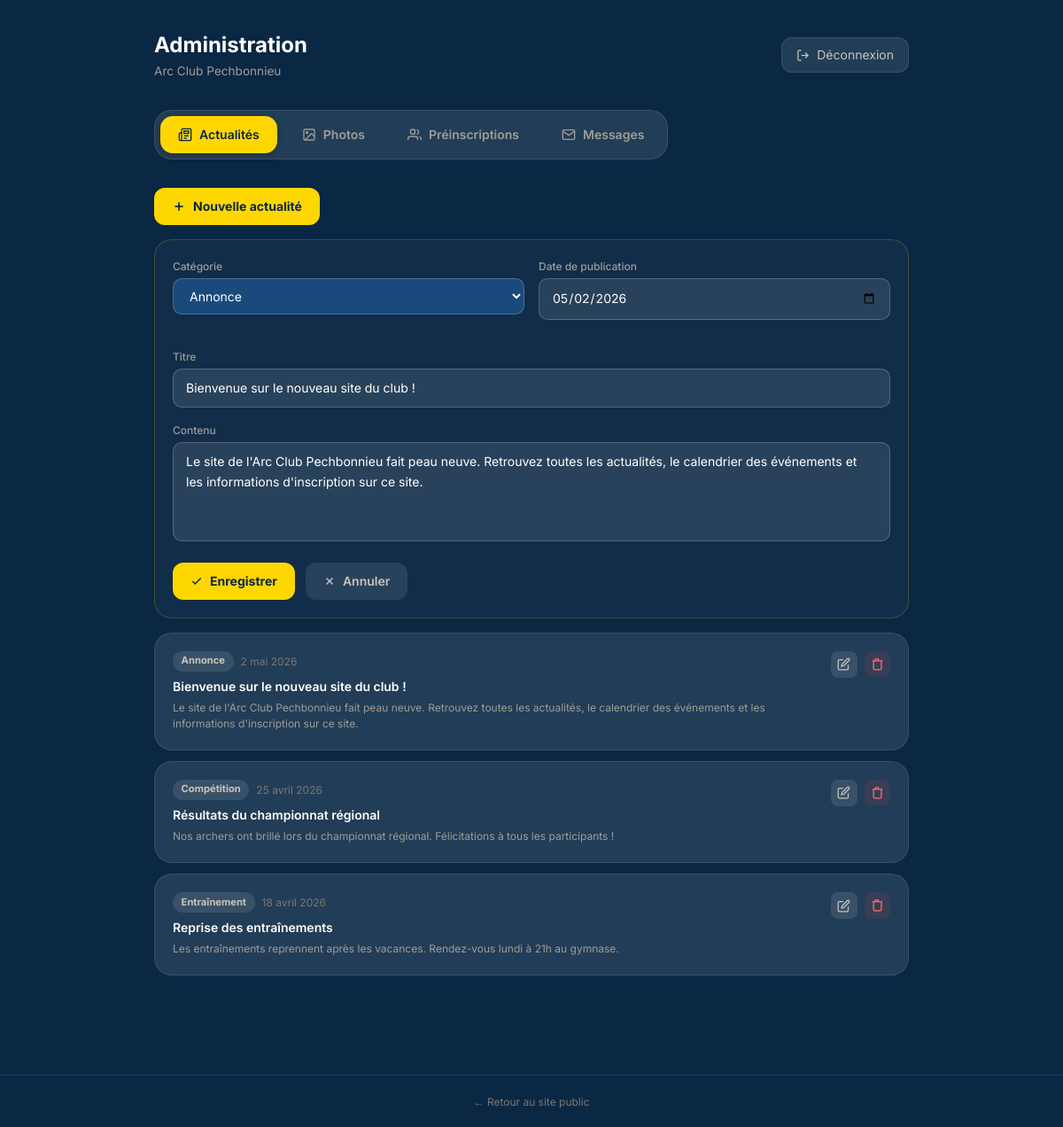
Screenshot of /admin/?tab=news&edit=1 (signed in) with the database file from the repository.
### tables this page shows
CREATE TABLE IF NOT EXISTS `news` (
  `id`           INT UNSIGNED NOT NULL AUTO_INCREMENT,
  `tag`          VARCHAR(50)  NOT NULL DEFAULT 'Annonce',
  `title`        VARCHAR(255) NOT NULL,
  `body`         TEXT         NOT NULL,
  `published_at` DATE         NOT NULL,
  `created_at`   DATETIME     NOT NULL DEFAULT CURRENT_TIMESTAMP,
  PRIMARY KEY (`id`),
  KEY `idx_published` (`published_at`)
);

### inc/functions.php (called while the page is built, shortened)
<?php
function h(string $s): string {
    return htmlspecialchars($s, ENT_QUOTES | ENT_SUBSTITUTE, 'UTF-8');
}
function formatDateFR(string $date): string {
    $months = ['', 'janvier', 'février', 'mars', 'avril', 'mai', 'juin',
               'juillet', 'août', 'septembre', 'octobre', 'novembre', 'décembre'];
    $ts = strtotime($date);
    return intval(date('j', $ts)) . ' ' . $months[intval(date('n', $ts))] . ' ' . date('Y', $ts);
}

### inc/config.php (called while the page is built, shortened)
<?php
function db(): PDO {
    static $pdo = null;
    if ($pdo === null) {
        $dsn = 'mysql:host=' . DB_HOST . ';dbname=' . DB_NAME . ';charset=' . DB_CHARSET;
        $pdo = new PDO($dsn, DB_USER, DB_PASS, [
            PDO::ATTR_ERRMODE            => PDO::ERRMODE_EXCEPTION,
            PDO::ATTR_DEFAULT_FETCH_MODE => PDO::FETCH_ASSOC,
            PDO::ATTR_EMULATE_PREPARES   => false,
        ]);
    }
    return $pdo;
}

### admin/partials/news.php (the view, shortened to what this page needs)
<?php
$tags = ['Entraînement', 'Compétition', 'Annonce', 'Club'];
$editId   = intval($_GET['edit'] ?? 0);
$showForm = isset($_GET['add']) || $editId > 0;
$editItem = null;
if ($editId > 0) {
    $editItem = db()->prepare("SELECT * FROM news WHERE id=?");
    $editItem->execute([$editId]);
    $editItem = $editItem->fetch();
}
$allNews = db()->query("SELECT * FROM news ORDER BY published_at DESC")->fetchAll();
?>
<a href="?tab=news&add=1" class="btn-admin-add">
  <svg width="16" height="16" viewBox="0 0 24 24" fill="none" stroke="currentColor" stroke-width="2.5"><line x1="12" y1="5" x2="12" y2="19"/><line x1="5" y1="12" x2="19" y2="12"/></svg>
  Nouvelle actualité
</a>
<?php if ($showForm): ?>
<form method="POST" class="admin-card-form">
  <div class="admin-row">
    <div class="admin-form-group">
      <label class="admin-label">Catégorie</label>
      <select name="tag" class="admin-select">
        <?php foreach ($tags as $t): ?>
          <option value="<?= h($t) ?>" <?= ($editItem['tag'] ?? $tags[0]) === $t ? 'selected' : '' ?>><?= h($t) ?></option>
        <?php endforeach; ?>
      </select>
    </div>
    <div class="admin-form-group">
      <label class="admin-label">Date de publication</label>
      <input type="date" name="published_at" value="<?= h($editItem['published_at'] ?? date('Y-m-d')) ?>" class="admin-input">
    </div>
  </div>
  <div class="admin-form-group">
    <label class="admin-label">Titre</label>
    <input type="text" name="title" required value="<?= h($editItem['title'] ?? '') ?>" placeholder="Titre de l'actualité" class="admin-input">
  </div>
  <div class="admin-form-group">
    <label class="admin-label">Contenu</label>
    <textarea name="body" required rows="4" placeholder="Rédigez votre actualité…" class="admin-textarea"><?= h($editItem['body'] ?? '') ?></textarea>
  </div>
  <div style="display:flex;gap:.75rem">
    <button type="submit" class="btn-admin-save">
      <svg width="14" height="14" viewBox="0 0 24 24" fill="none" stroke="currentColor" stroke-width="2.5"><polyline points="20 6 9 17 4 12"/></svg>
      <?= $editItem ? 'Enregistrer' : 'Publier' ?>
    </button>
    <a href="?tab=news" class="btn-admin-cancel">
      <svg width="14" height="14" viewBox="0 0 24 24" fill="none" stroke="currentColor" stroke-width="2.5"><line x1="18" y1="6" x2="6" y2="18"/><line x1="6" y1="6" x2="18" y2="18"/></svg>
      Annuler
    </a>
  </div>
</form>
<?php endif; ?>
<?php if (empty($allNews)): ?>
  <p style="color:var(--stone4);text-align:center;padding:3rem 0;font-size:.875rem">Aucune actualité.</p>
<?php else: ?>
  <div style="display:flex;flex-direction:column;gap:.75rem">
    <?php foreach ($allNews as $item): ?>
      <div class="admin-card">
        <div class="admin-card-body" style="display:flex;align-items:flex-start;gap:1rem">
          <div style="flex:1;min-width:0">
            <div style="display:flex;flex-wrap:wrap;align-items:center;gap:.5rem;margin-bottom:.375rem">
              <span style="background:var(--white10);color:var(--stone2);font-size:.7rem;font-weight:700;padding:.15rem .6rem;border-radius:9999px"><?= h($item['tag']) ?></span>
              <span style="color:var(--stone5);font-size:.75rem"><?= formatDateFR($item['published_at']) ?></span>
            </div>
            <p style="color:#fff;font-weight:600;font-size:.875rem;margin-bottom:.25rem"><?= h($item['title']) ?></p>
            <p style="color:var(--stone4);font-size:.75rem;line-height:1.5;overflow:hidden;display:-webkit-box;-webkit-line-clamp:2;-webkit-box-orient:vertical"><?= h($item['body']) ?></p>
          </div>
          <div style="display:flex;align-items:center;gap:.5rem;flex-shrink:0">
            <a href="?tab=news&edit=<?= $item['id'] ?>" class="btn-edit">
              <svg width="15" height="15" viewBox="0 0 24 24" fill="none" stroke="currentColor" stroke-width="2"><path d="M11 4H4a2 2 0 0 0-2 2v14a2 2 0 0 0 2 2h14a2 2 0 0 0 2-2v-7"/><path d="M18.5 2.5a2.121 2.121 0 0 1 3 3L12 15l-4 1 1-4 9.5-9.5z"/></svg>
            </a>
            <form method="POST" style="display:inline" onsubmit="return confirm('Supprimer cette actualité ?')">
              <button type="submit" class="btn-delete">
                <svg width="15" height="15" viewBox="0 0 24 24" fill="none" stroke="currentColor" stroke-width="2"><polyline points="3 6 5 6 21 6"/><path d="M19 6v14a2 2 0 0 1-2 2H7a2 2 0 0 1-2-2V6m3 0V4a1 1 0 0 1 1-1h4a1 1 0 0 1 1 1v2"/></svg>
              </button>
            </form>
          </div>
        </div>
      </div>
    <?php endforeach; ?>
  </div>
<?php endif; ?>

### assets/css/style.css (style rules this page uses)
:root { --navy: #0a2744; --navy2: #1a4a7c; --gold: #ffd700; --gold2: #f5ca00; --green: #3cb371; --white10: rgba(255,255,255,.10); --white20: rgba(255,255,255,.20); --stone2: #c8c4bc; --stone4: #a09c96; --stone5: #7c7870; --radius: 1rem; }
*,*::before,*::after { box-sizing:border-box;margin:0;padding:0 }
html { scroll-behavior:smooth }
body { font-family:'Inter',system-ui,sans-serif;background:var(--navy);color:#e7e3dc;line-height:1.6;-webkit-font-smoothing:antialiased }
a { color:inherit;text-decoration:none }
button { cursor:pointer;font:inherit;border:none;background:none }
.admin-body { background:var(--navy);min-height:100vh;color:#e7e3dc;font-family:'Inter',sans-serif }
.admin-card { background:var(--white10);border:1px solid var(--white10);border-radius:1.25rem;overflow:hidden }
.admin-card-body { padding:1.25rem }
.admin-card-form { padding:1.25rem;border:1px solid rgba(255,215,0,.2);background:rgba(255,255,255,.03);border-radius:1.25rem;margin-bottom:1rem }
.admin-input,.admin-select,.admin-textarea { width:100%;padding:.625rem .875rem;border-radius:.625rem;border:1px solid var(--white20);background:var(--white10);color:#fff;font:inherit;font-size:.875rem;outline:none;transition:border-color .2s,box-shadow .2s }
.admin-select { background-color:var(--navy2) }
.admin-input::placeholder,.admin-textarea::placeholder { color:var(--stone5) }
.admin-textarea { resize:none }
.admin-label { display:block;font-size:.75rem;font-weight:500;color:var(--stone4);margin-bottom:.25rem }
.admin-row { display:grid;grid-template-columns:1fr 1fr;gap:1rem;margin-bottom:1rem }
.admin-form-group { margin-bottom:1rem }
.btn-admin-save { display:inline-flex;align-items:center;gap:.5rem;background:var(--gold);color:var(--navy);font-weight:700;font-size:.875rem;padding:.625rem 1.25rem;border-radius:.75rem;transition:background .2s;border:none;cursor:pointer }
.btn-admin-cancel { display:inline-flex;align-items:center;gap:.5rem;background:var(--white10);color:var(--stone2);font-weight:600;font-size:.875rem;padding:.625rem 1.25rem;border-radius:.75rem;transition:background .2s;border:none;cursor:pointer }
.btn-admin-add { display:inline-flex;align-items:center;gap:.5rem;background:var(--gold);color:var(--navy);font-weight:700;font-size:.875rem;padding:.625rem 1.25rem;border-radius:.75rem;cursor:pointer;border:none;transition:background .2s;margin-bottom:1rem }
.btn-edit { padding:.45rem;background:var(--white10);color:var(--stone2);border-radius:.5rem;cursor:pointer;border:none;transition:background .2s,color .2s;display:inline-flex;align-items:center }
.btn-delete { padding:.45rem;background:rgba(239,68,68,.1);color:#f87171;border-radius:.5rem;cursor:pointer;border:none;transition:background .2s;display:inline-flex;align-items:center }

### rows the page displays
news: published_at "05/02/2026", title "Bienvenue sur le nouveau site du club !", body "Le site de l'Arc Club Pechbonnieu fait peau neuve. Retrouvez toutes les actualités, le calendrier des événements et les informations d'inscription sur ce site.", tag "Annonce", published_at "2 mai 2026"
news: tag "Compétition", published_at "25 avril 2026", title "Résultats du championnat régional", body "Nos archers ont brillé lors du championnat régional. Félicitations à tous les participants !"
news: tag "Entraînement", published_at "18 avril 2026", title "Reprise des entraînements", body "Les entraînements reprennent après les vacances. Rendez-vous lundi à 21h au gymnase."

### other values shown
form field tag "Annonce"
